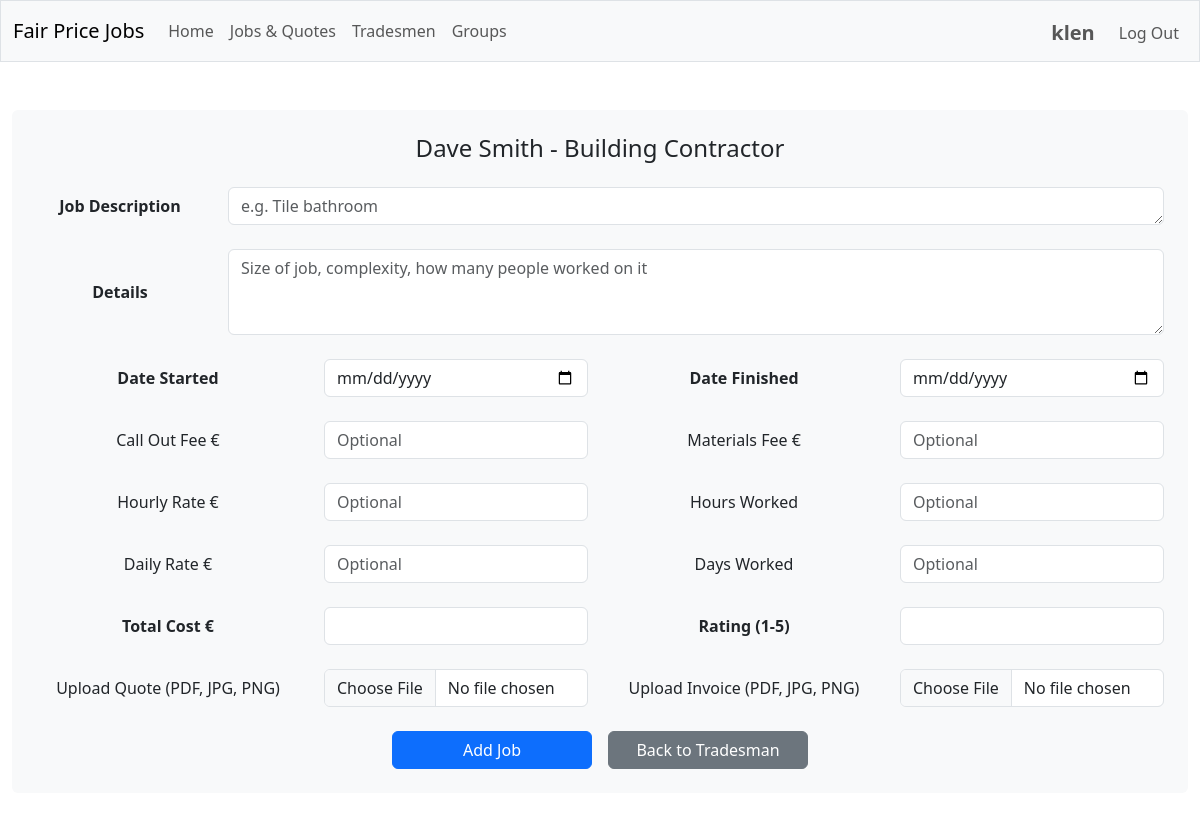
Page /add_job/1 (signed in) on the earlier database version.
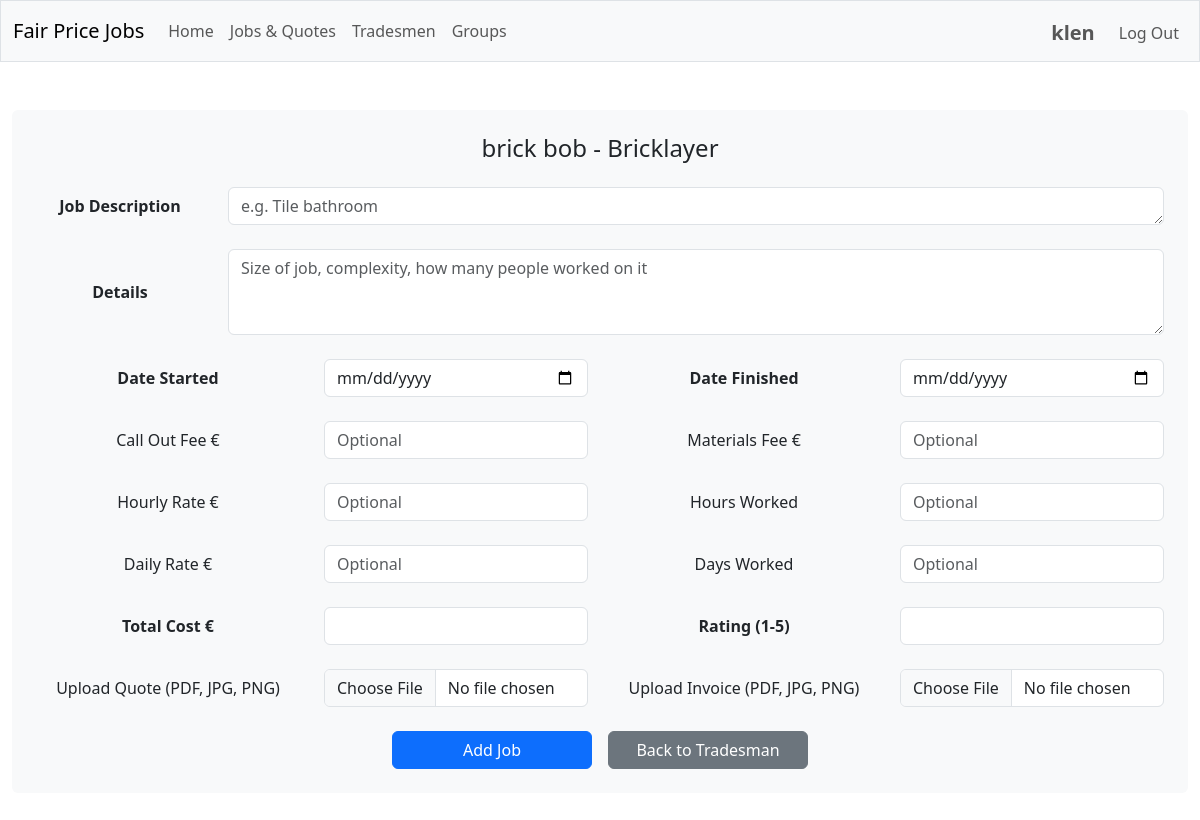
Same page on the later database version.
### tables this page shows
CREATE TABLE tradesmen (
    id INTEGER PRIMARY KEY AUTOINCREMENT,
    trade TEXT NOT NULL,
    first_name TEXT,
    family_name TEXT NOT NULL,
    company_name TEXT,
    address TEXT NOT NULL,
    postcode TEXT NOT NULL,
    phone_number TEXT NOT NULL,
    email TEXT
);

### app/routes/jobs.py (the view, shortened to what this page needs)
@jobs_bp.route("/add_job/<int:tradesman_id>", methods=["GET", "POST"])
@login_required
def add_job(tradesman_id: int) -> Union[str, Response]:
    tradesman = tradesman_service.get_tradesman_by_id(tradesman_id)
    if not tradesman:
        flash("Tradesman not found.", "error")
        return redirect(url_for("search.search_tradesmen"))
    return render_template("add_job.html", tradesman_id=tradesman_id, tradesman=tradesman)

### app/helpers.py (called while the page is built)
def login_required(f: Callable) -> Callable:
    @wraps(f)
    def decorated_function(*args: Any, **kwargs: Any) -> Union[Response, Any]:
        if session.get("user_id") is None:
            return redirect("/login")
        return f(*args, **kwargs)
    return decorated_function

### app/services/database.py (called while the page is built)
def get_db_service() -> DatabaseService:
    return db_service

    def get_connection(self):
        if self.database_path is None:
            raise ValueError("Database path is not configured")
        try:
            if not hasattr(g, '_database'):
                g._database = sqlite3.connect(self.database_path, isolation_level=None)
                g._database.row_factory = sqlite3.Row
                g._database.execute("PRAGMA foreign_keys = ON")
            return g._database
        except RuntimeError:
            if not hasattr(self, '_test_connection'):
                self._test_connection = sqlite3.connect(self.database_path, isolation_level=None)
                self._test_connection.row_factory = sqlite3.Row
                self._test_connection.execute("PRAGMA foreign_keys = ON")
            return self._test_connection

### templates/add_job.html (shortened to what the changed rows need)
{% extends "layout.html" %}
{% block main %}
<div class="container-fluid p-4 bg-light rounded">
    <div class="row mb-4">
        <div class="col">
            <h4 class="mb-0">
                {% if tradesman.first_name %}
                    {{ tradesman.first_name }} {{ tradesman.family_name }}
                {% else %}
                    {{ tradesman.family_name }}
                {% endif %} - {{ tradesman.trade }}
            </h4>
        </div>
    </div>
</div>
{% endblock %}

Differences in the rows shown:
changed tradesmen: first_name "Dave" → "brick"; family_name "Smith" → "bob"; trade "Building Contractor" → "Bricklayer"
